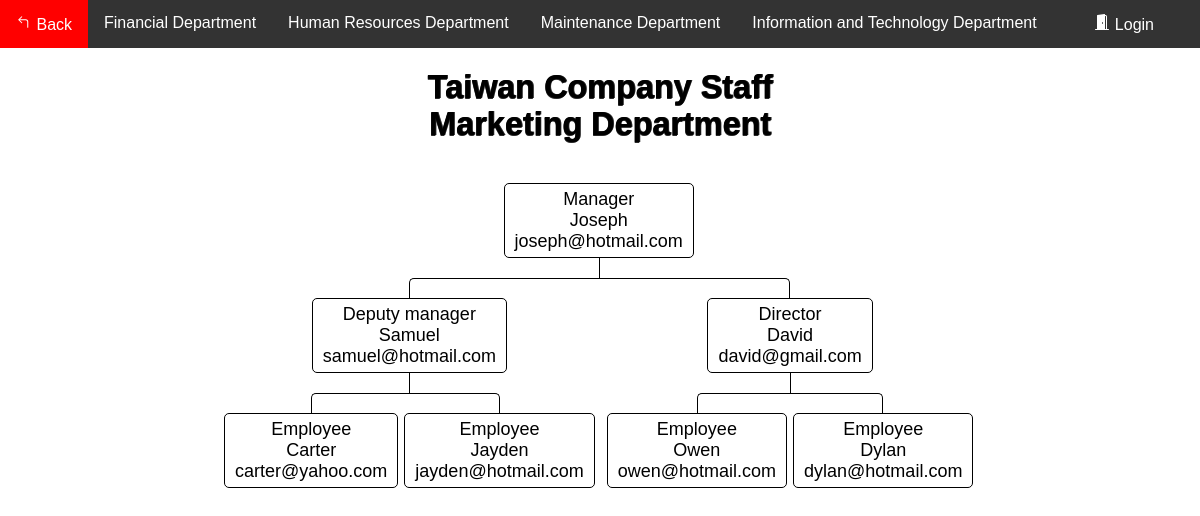
Page /Flowchart/flowchart_Tai_Ma.php on the committed database.
### tables this page shows
CREATE TABLE `department_tai` (
  `ID` double NOT NULL,
  `Name` varchar(100) DEFAULT NULL,
  `email` varchar(100) DEFAULT NULL,
  `department` varchar(100) DEFAULT NULL,
  `Number` varchar(100) DEFAULT NULL,
  `position` varchar(100) DEFAULT NULL
);

### Flowchart/data_Tai.php (called while the page is built, shortened)
<?php
    require_once "config.php";
    $sql = "SELECT * from department_tai where ID ='1022'";
    $result = $link->query($sql);
        if ($result->num_rows > 0) {
            while ($row = $result->fetch_assoc()) {
                $Name1022 = $row['Name'];
                $email1022 = $row['email'];
            }
        }
    $sql = "SELECT * from department_tai where ID ='1023'";
    $result = $link->query($sql);
        if ($result->num_rows > 0) {
            while ($row = $result->fetch_assoc()) {
                $Name1023 = $row['Name'];
                $email1023 = $row['email'];
            }
        }
    $sql = "SELECT * from department_tai where ID ='1024'";
    $result = $link->query($sql);
        if ($result->num_rows > 0) {
            while ($row = $result->fetch_assoc()) {
                $Name1024 = $row['Name'];
                $email1024 = $row['email'];
            }
        }
    $sql = "SELECT * from department_tai where ID ='1025'";
    $result = $link->query($sql);
        if ($result->num_rows > 0) {
            while ($row = $result->fetch_assoc()) {
                $Name1025 = $row['Name'];
                $email1025 = $row['email'];
            }
        }
    $sql = "SELECT * from department_tai where ID ='1026'";
    $result = $link->query($sql);
        if ($result->num_rows > 0) {
            while ($row = $result->fetch_assoc()) {
                $Name1026 = $row['Name'];
                $email1026 = $row['email'];
            }
        }
    $sql = "SELECT * from department_tai where ID ='1027'";
    $result = $link->query($sql);
        if ($result->num_rows > 0) {
            while ($row = $result->fetch_assoc()) {
                $Name1027 = $row['Name'];
                $email1027 = $row['email'];
            }
        }
        $sql = "SELECT * from department_tai where ID ='1028'";
    $result = $link->query($sql);
        if ($result->num_rows > 0) {
            while ($row = $result->fetch_assoc()) {
                $Name1028 = $row['Name'];
                $email1028 = $row['email'];
            }
        }
?>

### Flowchart/flowchart_Tai_Ma.php (the view, shortened to what this page needs)
<?php
require_once "data_Tai.php";
?>
<!DOCTYPE html>
<html lang="en">
<head>
	<link rel="stylesheet" href="style.css">
</head>
<body>
<div class="navbar">
            <a href="../HomePages/Home.php">
			 Back</a>
			<a href="flowchart_Tai_F.php">Financial Department</a>
			<a href="flowchart_Tai_HR.php">Human Resources Department</a>
			<a href="flowchart_Tai_M.php">Maintenance Department</a>
			<a href="flowchart_Tai_IT.php">Information and Technology Department</a>
			 <?php
                if(isset($_SESSION["loggedin"]) && $_SESSION["loggedin"] === true){
			?>
				<a href="../AccountSystem1/welcome.php" class="a1">
				<svg width="1em" height="1em" viewBox="0 0 16 16" class="bi bi-house-door-fill" fill="currentColor" xmlns="http://www.w3.org/2000/svg">
					<path d="M6.5 10.995V14.5a.5.5 0 0 1-.5.5H2a.5.5 0 0 1-.5-.5v-7a.5.5 0 0 1 .146-.354l6-6a.5.5 0 0 1 .708 0l6 6a.5.5 0 0 1 .146.354v7a.5.5 0 0 1-.5.5h-4a.5.5 0 0 1-.5-.5V11c0-.25-.25-.5-.5-.5H7c-.25 0-.5.25-.5.495z"/>
					<path fill-rule="evenodd" d="M13 2.5V6l-2-2V2.5a.5.5 0 0 1 .5-.5h1a.5.5 0 0 1 .5.5z"/>
				</svg>
				Home</a>
			<?php
                }else{
			?>
				<a href="../AccountSystem1/login.php" class="a1">
				Login</a>
			<?php
                }
            ?>
        </div>
<div>
<div>
	<br>
	<h1>Taiwan Company Staff <br>Marketing Department</h1>
	<nav class="nav">
							<ul>
								<li>
									<a href="#">Manager<br><?php echo $Name1022; ?><br><?php echo $email1022; ?></a>
										<ul>
											<li>
												<a href="#">Deputy manager<br><?php echo $Name1023; ?><br><?php echo $email1023; ?></a>
													<ul>
														<li>
															<a href="#">Employee<br><?php echo $Name1025; ?><br><?php echo $email1025; ?></a>
																<li>
																	<a href="#">Employee<br><?php echo $Name1026; ?><br><?php echo $email1026; ?></a>
																</li>
														</li>
													</ul>
														<li>
															<a href="#">Director<br><?php echo $Name1024; ?><br><?php echo $email1024; ?></a>
															<ul>
																<li>
																	<a href="#">Employee<br><?php echo $Name1027; ?><br><?php echo $email1027; ?></a>
																	<li>
																		<a href="#">Employee<br><?php echo $Name1028; ?><br><?php echo $email1028; ?></a>
																	</li>
																</li>
															</ul>
														</li>
													</li>
												</ul>
											</li>
										</ul>
	</nav>
</div>
</body>
</html>

### Flowchart/style.css (style rules this page uses)
*, *:before, *:after { -webkit-box-sizing: border-box; -moz-box-sizing: border-box; box-sizing: border-box; }
* { position: relative; margin: 0; padding: 0; border: 0 none; transition: all ease .4s; }
html, body { width: 100%; height: 100%; font-family: 'Fjalla One', sans-serif; font-size: 18px; }
.nav ul { position: relative; padding-top: 20px; }
.nav li { position: relative; padding: 20px 3px 0 3px; float: left; text-align: center; list-style-type: none; }
.nav li::before, .nav li::after { content: ''; position: absolute; top: 0; right: 50%; width: 50%; height: 20px; border-top: 1px solid #000000; }
.nav li::after { left: 50%; right: auto; border-left: 1px solid #000000; }
.nav li:only-child::after, .nav li:only-child::before { content: ''; display: none; }
.nav li:only-child { padding-top: 0; }
.nav li:first-child::before, .nav li:last-child::after { border: 0 none; }
.nav li:last-child::before { border-right: 1px solid #000000; border-radius: 0 5px 0 0; }
.nav li:first-child::after { border-radius: 5px 0 0 0; }
.nav ul ul::before { content: ''; position: absolute; top: 0; left: 50%; border-left: 1px solid #000000; width: 0; height: 20px; }
.nav li a { display: inline-block; padding: 5px 10px; border-radius: 5px; border: 1px solid #000000; text-decoration: none; color: #000000; font-family: arial, verdana, tahoma; font-size: 18px; }
.navbar { overflow: hidden; background-color: #333; font-family: Arial, Helvetica, sans-serif; }
.navbar a { float: left; font-size: 16px; color: white; text-align: center; padding: 14px 16px; text-decoration: none; }
.a1 { position: absolute; right: 30px; }

### Flowchart/flowchart_Tai_Ma.php (style rules this page uses)
h1 { color: #000000; text-align: center; font-size: 1.8rem; text-shadow: rgba(0,0,0,0.6) 1px 0, rgba(0,0,0,0.6) 1px 0, rgba(0,0,0,0.6) 0 1px, rgba(0,0,0,0.6) 0 1px; }
.nav { margin: 20px auto; width: 770px; min-height: auto; text-align: center; }

### rows in the picture
department_tai: Name "Joseph", email "joseph@hotmail.com"
department_tai: Name "Samuel", email "samuel@hotmail.com"
department_tai: Name "Carter", email "carter@yahoo.com"
department_tai: Name "Jayden", email "jayden@hotmail.com"
department_tai: Name "David", email "david@gmail.com"
department_tai: Name "Owen", email "owen@hotmail.com"
department_tai: Name "Dylan", email "dylan@hotmail.com"
